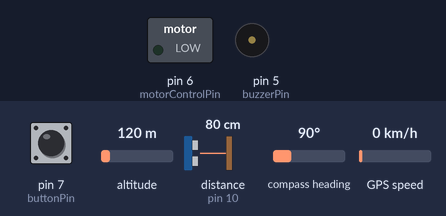
Bench run of a sketch on a simulated Arduino Uno, built with avr-gcc and run on an emulated ATmega328P. Shown: switched loads named in the sketch (green lamp = pin HIGH), buzzer (waves = sounding). Wiring (inferred from the names in the program): ultrasonic range finder: trigger pin 9; echo pin 10. Dashed ring = blinking. The inputs (shaded band) are chosen by the test bench; at power-on: distance to the obstacle (sensor on pin 10) 80 cm, pin 7 (buttonPin) HIGH, altitude 120 m, compass heading 90°, GPS speed 0 km/h. The echo pulse lasts 58.3 µs per cm; the GPS gets a fix after 3 s at 37.7749, -122.4194 with 8 satellites; the modem accepts every AT command (registered, SIM ready, sends succeed) and sends nothing else; pins used as bus, display or sensor lines are not drawn; what the sketch prints to the serial monitor is not drawn.

Above: at 4.2 s.
4.3 s: distance to the obstacle (sensor on pin 10) set to 54 cm
6.6 s: distance to the obstacle (sensor on pin 10) set to 47 cm
At 6.84 s:
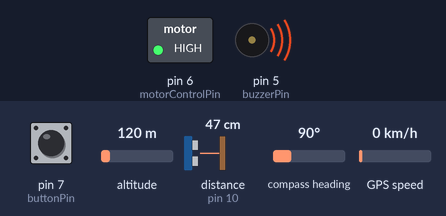
10.1 s: pin 7 (buttonPin) pulled LOW for 1 s
At 10.1 s:
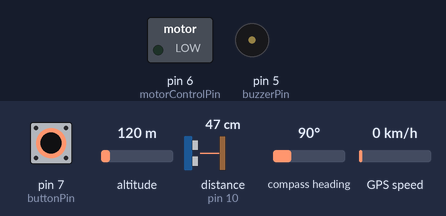
15.3 s: distance to the obstacle (sensor on pin 10) set to 60 cm
At 16.2 s:
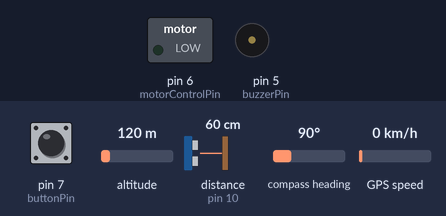
Timing chart, 0 to 17.8 s (numbered marks = the images above; inputs shaded):
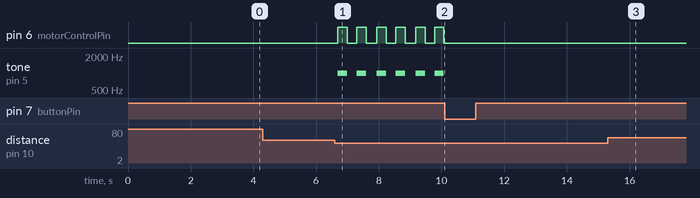

Measured:
- the behaviour switches between 52 and 51 cm on distance to the obstacle (sensor on pin 10) (found by bisection; images 0 and 1)
- after the input at 4.3 s, every drawn part: stays the same
- after the input at 6.6 s, pin 6 (motorControlPin): alternates HIGH for 0.30 s and LOW for 0.30 s, starting after 0.09 s; tone on pin 5 (buzzerPin): alternates 1000 Hz for 0.30 s and silent for 0.30 s, starting after 0.09 s
- after the input at 10.1 s, pin 6 (motorControlPin): stops changing and stays LOW; tone on pin 5 (buzzerPin): stops changing and stays silent
- after the input at 15.3 s, pin 6 (motorControlPin): stops changing and stays LOW; tone on pin 5 (buzzerPin): stops changing and stays silent

The sketch:

Blind_Stick.ino
```cpp
#include <SoftwareSerial.h>
#include <TinyGPS++.h>

// Ultrasonic
const int trigPin = 9;
const int echoPin = 10;

// Outputs
const int buzzerPin = 5;
const int motorControlPin = 6; // Transistor control
const int buttonPin = 7;       // SOS button (2-leg pull-up)

// GPS & GSM
SoftwareSerial gpsSerial(4, 3);   // GPS: RX, TX
SoftwareSerial gsmSerial(8, 2);   // GSM: TX, RX
TinyGPSPlus gps;

// Variables
unsigned long lastSafeMsgTime = 0;
bool obstacleDetected = false;

void setup() {
  Serial.begin(9600);
  gpsSerial.begin(9600);
  gsmSerial.begin(9600);

  pinMode(trigPin, OUTPUT);
  pinMode(echoPin, INPUT);
  pinMode(buzzerPin, OUTPUT);
  pinMode(motorControlPin, OUTPUT);
  pinMode(buttonPin, INPUT_PULLUP);

  Serial.println("🔰 Blind Smart SOS System Initializing...");
  delay(3000);
  Serial.println("✅ Ready! Monitoring started...\n");
}

void loop() {
  checkObstacle();
  checkSOSButton();
  readGPS();

  // Print safe status every 5 seconds if no obstacle
  if (!obstacleDetected && millis() - lastSafeMsgTime > 5000) {
    Serial.println("✅ Status: All clear. No obstacles nearby.");
    Serial.println("⏱️ Waiting for next scan...\n");
    lastSafeMsgTime = millis();
  }

  obstacleDetected = false;
  delay(100);
}

// ---- Check Ultrasonic Obstacle ----
void checkObstacle() {
  long duration;
  int distance;

  digitalWrite(trigPin, LOW);
  delayMicroseconds(2);
  digitalWrite(trigPin, HIGH);
  delayMicroseconds(10);
  digitalWrite(trigPin, LOW);

  duration = pulseIn(echoPin, HIGH);
  distance = duration * 0.034 / 2;

  if (distance > 0 && distance <= 50) {
    obstacleDetected = true;
    Serial.println("⚠️ Obstacle Detected!");
    Serial.print("📏 Distance: ");
    Serial.print(distance);
    Serial.println(" cm");

    // Alert
    tone(buzzerPin, 1000);
    digitalWrite(motorControlPin, HIGH);
    delay(300);
    noTone(buzzerPin);
    digitalWrite(motorControlPin, LOW);
    delay(200);
  }
}

// ---- Check SOS Button ----
void checkSOSButton() {
  if (digitalRead(buttonPin) == LOW) {
    delay(50);
    if (digitalRead(buttonPin) == LOW) {
      Serial.println("🆘 SOS Button Pressed!");
      sendSOS();
      delay(3000); // Avoid rapid repeat
    }
  }
}

// ---- Read GPS Data ----
void readGPS() {
  while (gpsSerial.available()) {
    gps.encode(gpsSerial.read());
  }
}

// ---- Send SOS via GSM ----
void sendSOS() {
  String gpsData = "";
  if (gps.location.isValid()) {
    gpsData = "Lat: " + String(gps.location.lat(), 6) +
              ", Lon: " + String(gps.location.lng(), 6);
  } else {
    gpsData = "GPS not available.";
  }

  String msg = "🚨 SOS ALERT!\n📍 Location: " + gpsData;

  Serial.println("📲 Sending SMS...");
  Serial.println(msg);

  gsmSerial.println("AT+CMGF=1"); delay(1000);
  gsmSerial.println("AT+CMGS=\"+91XXXXXXXXXX\""); delay(1000); // Replace with phone number
  gsmSerial.print(msg);
  gsmSerial.write(26); // End SMS with Ctrl+Z
  Serial.println("✅ Message sent!\n");
}
```
